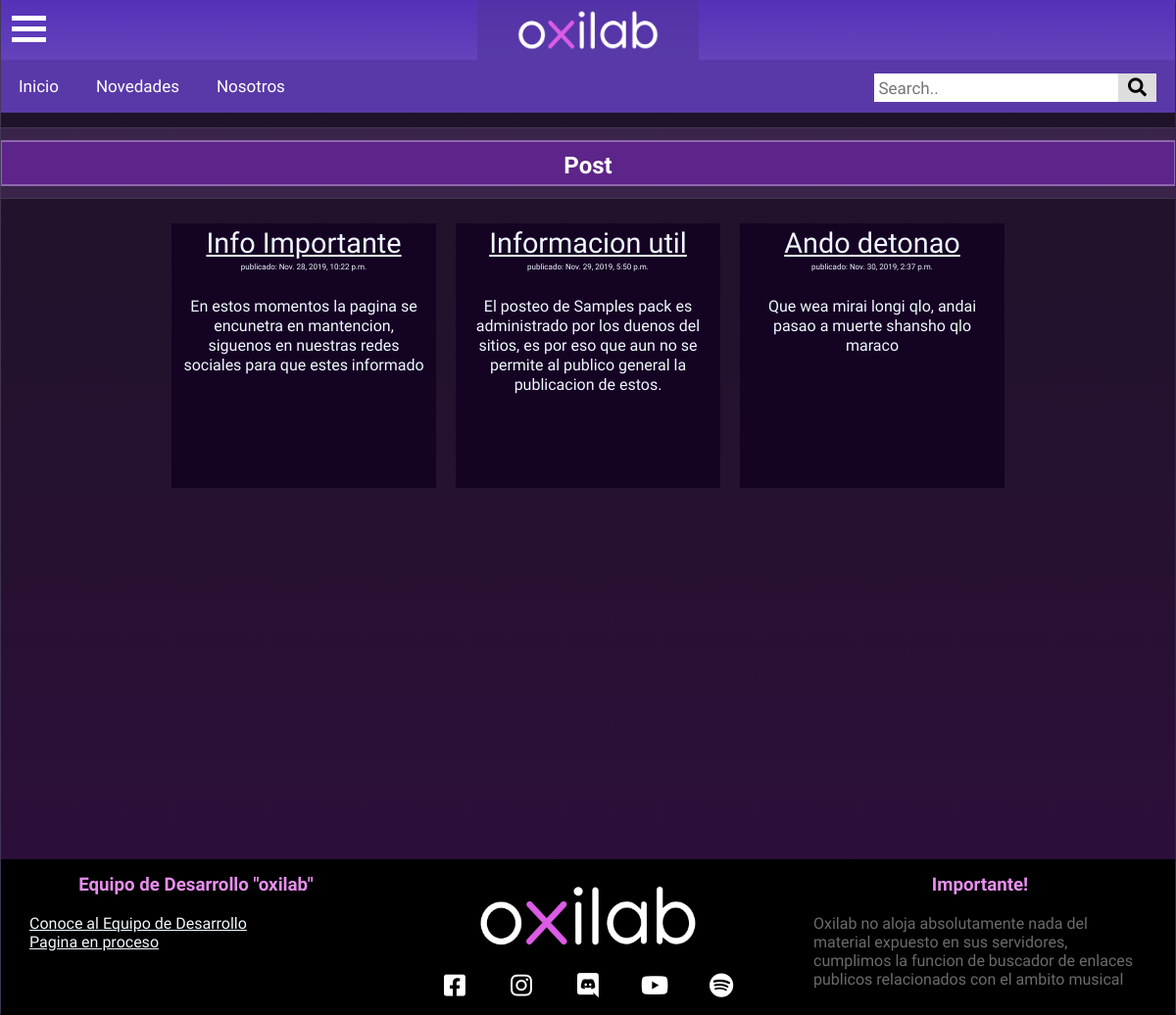
The page / on the database its author committed.
### blog/models.py (models this page shows, shortened)
class Post(models.Model):
    author = models.ForeignKey('auth.User', on_delete=models.CASCADE)
    title = models.CharField(max_length=200)
    text = models.TextField()
    created_date = models.DateTimeField(
            default=timezone.now)
    published_date = models.DateTimeField(
            blank=True, null=True)

### blog/views.py (the view)
# urls.py: path('', myviews.post_list, name='post_list'),
def post_list(request):
    posts = Post.objects.filter(published_date__lte=timezone.now()).order_by('published_date')
    return render(request, 'blog/post_list.html', {'posts':posts})

### blog/templates/blog/post_list.html (shortened to what this page needs)
{% extends 'blog/base.html' %}
{% load staticfiles %}
        {% block content %}
        <link rel="stylesheet" href="{% static 'css/post_list.css' %}">
        <div  id="section2" class="titulos">
            <h2 style="padding-top: 10px">Post</h2>
        </div>
            <div class="flex-container-pl">
                {% for post in posts %}
                <div>
                    <p id="titulo-post"><a href="{% url 'post_detail' pk=post.pk %}">{{ post.title }}</a></p>
                    <p id="fecha-post"> publicado: {{ post.published_date }}</p>
                    <br>
                    <div>
                        <p>{{ post.text|linebreaksbr }}</p>
                    </div>
                </div>
                {% endfor %}
            </div>
            <br>
            <br>
            <br>
            <br>
            <br>
            <br>
            <br>
            <br>
            <br>
            <br>
            <br>
        {% endblock %}

### blog/static/css/sidebar.css (style rules this page uses)
* { margin: 0; padding: 0; font-family: "Lexend Exa", manjari, ubuntu; }
.titulos { margin-top: 15px; margin-bottom: 15px; background-color: rgba(97, 63, 124, 0.4); border-top: 1px solid rgba(100, 100, 100, 0.3); border-bottom: 1px solid rgba(100, 100, 100, 0.3); padding-bottom: 1%; padding-top: 1%; text-align: center; }
.titulos h2 { text-align: center; background-color: rgba(145, 39, 231, 0.4); border: 2px solid rgba(255, 255, 255, 0.3); padding-top: 5px; padding-bottom: 5px }
html { scroll-behavior: smooth; }
h2 { color: rgb(255, 255, 255); }
body { background: linear-gradient(180deg, #1c1426, #2f0e3c, #3D0C51, #2f0e3c, #1c1426); background-size: 400% 400%; -webkit-animation: AnimationName 15s ease infinite; -moz-animation: AnimationName 15s ease infinite; animation: AnimationName 15s ease infinite; }

### blog/static/css/post_list.css (style rules this page uses)
p { color: aliceblue; }
.flex-container-pl { display: flex; flex-wrap: wrap; justify-content: center; }
.flex-container-pl > div { padding: 10px; background-color: #150324; width: 250px; height: 250px; margin: 10px; text-align: center; line-height: 20px; }
#titulo-post a { color: aliceblue; font-size: 180%; }
#fecha-post { font-size: 50%; }

### rows shown on the page
Post: title "Info Importante", published_date "Nov. 28, 2019, 10:22 p.m.", text "En estos momentos la pagina se encunetra en mantencion, siguenos en nuestras redes sociales para que estes informado"
Post: title "Informacion util", published_date "Nov. 29, 2019, 5:50 p.m.", text "El posteo de Samples pack es administrado por los duenos del sitios, es por eso que aun no se permite al publico general la publicacion de estos."
Post: title "Ando detonao", published_date "Nov. 30, 2019, 2:37 p.m.", text "Que wea mirai longi qlo, andai pasao a muerte shansho qlo maraco"
